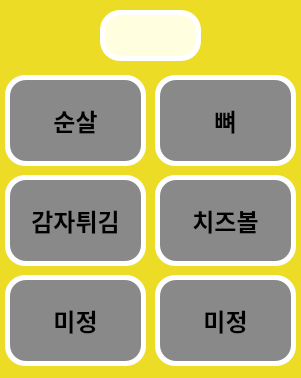
<?xml version="1.0" encoding="UTF-8"?>
<ui version="4.0">
 <class>DialogInput</class>
 <widget class="QDialog" name="DialogInput">
  <property name="geometry">
   <rect>
    <x>0</x>
    <y>0</y>
    <width>301</width>
    <height>378</height>
   </rect>
  </property>
  <property name="windowTitle">
   <string>Dialog</string>
  </property>
  <property name="styleSheet">
   <string notr="true">border: 0px solid #595959;
background-color: #ECDC26;
border-radius: 16px;
</string>
  </property>
  <widget class="QPushButton" name="BTN_MENU_5">
   <property name="geometry">
    <rect>
     <x>10</x>
     <y>280</y>
     <width>131</width>
     <height>81</height>
    </rect>
   </property>
   <property name="font">
    <font>
     <family>함초롬돋움</family>
     <pointsize>18</pointsize>
     <weight>75</weight>
     <italic>false</italic>
     <bold>true</bold>
    </font>
   </property>
   <property name="styleSheet">
    <string notr="true">font: 18pt &quot;함초롬돋움&quot;;
font-weight: bold;
background-color: #898989;
border-radius: 16px;</string>
   </property>
   <property name="text">
    <string>미정</string>
   </property>
  </widget>
  <widget class="QPushButton" name="BTN_MENU_4">
   <property name="geometry">
    <rect>
     <x>160</x>
     <y>180</y>
     <width>131</width>
     <height>81</height>
    </rect>
   </property>
   <property name="font">
    <font>
     <family>함초롬돋움</family>
     <pointsize>18</pointsize>
     <weight>75</weight>
     <italic>false</italic>
     <bold>true</bold>
    </font>
   </property>
   <property name="styleSheet">
    <string notr="true">font: 18pt &quot;함초롬돋움&quot;;
font-weight: bold;
background-color: #898989;
border-radius: 16px;
text-align: center;
padding: 5px;</string>
   </property>
   <property name="text">
    <string>치즈볼</string>
   </property>
  </widget>
  <widget class="QPushButton" name="BTN_MENU_3">
   <property name="geometry">
    <rect>
     <x>10</x>
     <y>180</y>
     <width>131</width>
     <height>81</height>
    </rect>
   </property>
   <property name="font">
    <font>
     <family>함초롬돋움</family>
     <pointsize>18</pointsize>
     <weight>75</weight>
     <italic>false</italic>
     <bold>true</bold>
    </font>
   </property>
   <property name="styleSheet">
    <string notr="true">font: 18pt &quot;함초롬돋움&quot;;
font-weight: bold;
background-color: #898989;
border-radius: 16px;</string>
   </property>
   <property name="text">
    <string>감자튀김</string>
   </property>
  </widget>
  <widget class="QLineEdit" name="LE_INPUT_SENSE">
   <property name="geometry">
    <rect>
     <x>105</x>
     <y>15</y>
     <width>91</width>
     <height>41</height>
    </rect>
   </property>
   <property name="styleSheet">
    <string notr="true">QLineEdit{
  background-color:lightyellow;
  font: 25pt &quot;함초롬돋움&quot;; 
  font-weight: bold;
  border-radius: 16px;
}
</string>
   </property>
   <property name="text">
    <string/>
   </property>
   <property name="alignment">
    <set>Qt::AlignCenter</set>
   </property>
   <property name="readOnly">
    <bool>true</bool>
   </property>
  </widget>
  <widget class="QPushButton" name="BTN_MENU_2">
   <property name="geometry">
    <rect>
     <x>160</x>
     <y>80</y>
     <width>131</width>
     <height>81</height>
    </rect>
   </property>
   <property name="font">
    <font>
     <family>함초롬돋움</family>
     <pointsize>18</pointsize>
     <weight>75</weight>
     <italic>false</italic>
     <bold>true</bold>
    </font>
   </property>
   <property name="styleSheet">
    <string notr="true">font: 18pt &quot;함초롬돋움&quot;;
font-weight: bold;
background-color: #898989;
border-radius: 16px;</string>
   </property>
   <property name="text">
    <string>뼈</string>
   </property>
  </widget>
  <widget class="QPushButton" name="BTN_MENU_1">
   <property name="geometry">
    <rect>
     <x>10</x>
     <y>80</y>
     <width>131</width>
     <height>81</height>
    </rect>
   </property>
   <property name="font">
    <font>
     <family>함초롬돋움</family>
     <pointsize>18</pointsize>
     <weight>75</weight>
     <italic>false</italic>
     <bold>true</bold>
    </font>
   </property>
   <property name="styleSheet">
    <string notr="true">font: 18pt &quot;함초롬돋움&quot;;
font-weight: bold;
background-color: #898989;
border-radius: 16px;</string>
   </property>
   <property name="text">
    <string>순살</string>
   </property>
  </widget>
  <widget class="QLabel" name="label">
   <property name="geometry">
    <rect>
     <x>100</x>
     <y>10</y>
     <width>101</width>
     <height>51</height>
    </rect>
   </property>
   <property name="styleSheet">
    <string notr="true">font: 20pt &quot;함초롬돋움&quot;;
background-color: #FFFFFF;
border-radius: 20px</string>
   </property>
   <property name="text">
    <string/>
   </property>
  </widget>
  <widget class="QLabel" name="label_2">
   <property name="geometry">
    <rect>
     <x>5</x>
     <y>75</y>
     <width>141</width>
     <height>91</height>
    </rect>
   </property>
   <property name="styleSheet">
    <string notr="true">font: 20pt &quot;함초롬돋움&quot;;
background-color: #FFFFFF;
border-radius: 20px</string>
   </property>
   <property name="text">
    <string/>
   </property>
  </widget>
  <widget class="QLabel" name="label_3">
   <property name="geometry">
    <rect>
     <x>155</x>
     <y>75</y>
     <width>141</width>
     <height>91</height>
    </rect>
   </property>
   <property name="styleSheet">
    <string notr="true">font: 20pt &quot;함초롬돋움&quot;;
background-color: #FFFFFF;
border-radius: 20px</string>
   </property>
   <property name="text">
    <string/>
   </property>
  </widget>
  <widget class="QLabel" name="label_4">
   <property name="geometry">
    <rect>
     <x>155</x>
     <y>175</y>
     <width>141</width>
     <height>91</height>
    </rect>
   </property>
   <property name="styleSheet">
    <string notr="true">font: 20pt &quot;함초롬돋움&quot;;
background-color: #FFFFFF;
border-radius: 20px</string>
   </property>
   <property name="text">
    <string/>
   </property>
  </widget>
  <widget class="QLabel" name="label_5">
   <property name="geometry">
    <rect>
     <x>5</x>
     <y>175</y>
     <width>141</width>
     <height>91</height>
    </rect>
   </property>
   <property name="styleSheet">
    <string notr="true">font: 20pt &quot;함초롬돋움&quot;;
background-color: #FFFFFF;
border-radius: 20px</string>
   </property>
   <property name="text">
    <string/>
   </property>
  </widget>
  <widget class="QLabel" name="label_6">
   <property name="geometry">
    <rect>
     <x>5</x>
     <y>275</y>
     <width>141</width>
     <height>91</height>
    </rect>
   </property>
   <property name="styleSheet">
    <string notr="true">font: 20pt &quot;함초롬돋움&quot;;
background-color: #FFFFFF;
border-radius: 20px</string>
   </property>
   <property name="text">
    <string/>
   </property>
  </widget>
  <widget class="QLabel" name="label_7">
   <property name="geometry">
    <rect>
     <x>155</x>
     <y>275</y>
     <width>141</width>
     <height>91</height>
    </rect>
   </property>
   <property name="styleSheet">
    <string notr="true">font: 20pt &quot;함초롬돋움&quot;;
background-color: #FFFFFF;
border-radius: 20px</string>
   </property>
   <property name="text">
    <string/>
   </property>
  </widget>
  <widget class="QPushButton" name="BTN_MENU_6">
   <property name="geometry">
    <rect>
     <x>160</x>
     <y>280</y>
     <width>131</width>
     <height>81</height>
    </rect>
   </property>
   <property name="font">
    <font>
     <family>함초롬돋움</family>
     <pointsize>18</pointsize>
     <weight>75</weight>
     <italic>false</italic>
     <bold>true</bold>
    </font>
   </property>
   <property name="styleSheet">
    <string notr="true">font: 18pt &quot;함초롬돋움&quot;;
font-weight: bold;
background-color: #898989;
border-radius: 16px;</string>
   </property>
   <property name="text">
    <string>미정</string>
   </property>
  </widget>
  <zorder>label_6</zorder>
  <zorder>label_5</zorder>
  <zorder>label_4</zorder>
  <zorder>label_3</zorder>
  <zorder>label_2</zorder>
  <zorder>label</zorder>
  <zorder>BTN_MENU_5</zorder>
  <zorder>BTN_MENU_4</zorder>
  <zorder>BTN_MENU_3</zorder>
  <zorder>LE_INPUT_SENSE</zorder>
  <zorder>BTN_MENU_2</zorder>
  <zorder>BTN_MENU_1</zorder>
  <zorder>label_7</zorder>
  <zorder>BTN_MENU_6</zorder>
 </widget>
 <resources/>
 <connections/>
</ui>
